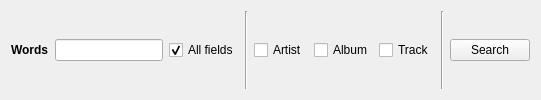
          <widget class="QWidget" name="tab_5">
           <attribute name="title">
            <string>Manual</string>
           </attribute>
           <layout class="QHBoxLayout" name="horizontalLayout_5">
            <item>
             <widget class="QLabel" name="label_27">
              <property name="font">
               <font>
                <weight>75</weight>
                <bold>true</bold>
               </font>
              </property>
              <property name="text">
               <string>Words</string>
              </property>
             </widget>
            </item>
            <item>
             <widget class="QLineEdit" name="lineSearchString"/>
            </item>
            <item>
             <widget class="QCheckBox" name="buttonSearchAll">
              <property name="text">
               <string>All fields</string>
              </property>
              <property name="checked">
               <bool>true</bool>
              </property>
             </widget>
            </item>
            <item>
             <widget class="Line" name="line">
              <property name="orientation">
               <enum>Qt::Vertical</enum>
              </property>
             </widget>
            </item>
            <item>
             <widget class="QCheckBox" name="buttonSearchArtist">
              <property name="text">
               <string>Artist</string>
              </property>
             </widget>
            </item>
            <item>
             <widget class="QCheckBox" name="buttonSearchAlbum">
              <property name="text">
               <string>Album</string>
              </property>
             </widget>
            </item>
            <item>
             <widget class="QCheckBox" name="buttonSearchTitle">
              <property name="text">
               <string>Track</string>
              </property>
             </widget>
            </item>
            <item>
             <widget class="Line" name="line_3">
              <property name="orientation">
               <enum>Qt::Vertical</enum>
              </property>
             </widget>
            </item>
            <item>
             <widget class="QPushButton" name="buttonSearchM">
              <property name="text">
               <string>Search</string>
              </property>
              <property name="autoRepeat">
               <bool>false</bool>
              </property>
              <property name="default">
               <bool>false</bool>
              </property>
             </widget>
            </item>
           </layout>
          </widget>
